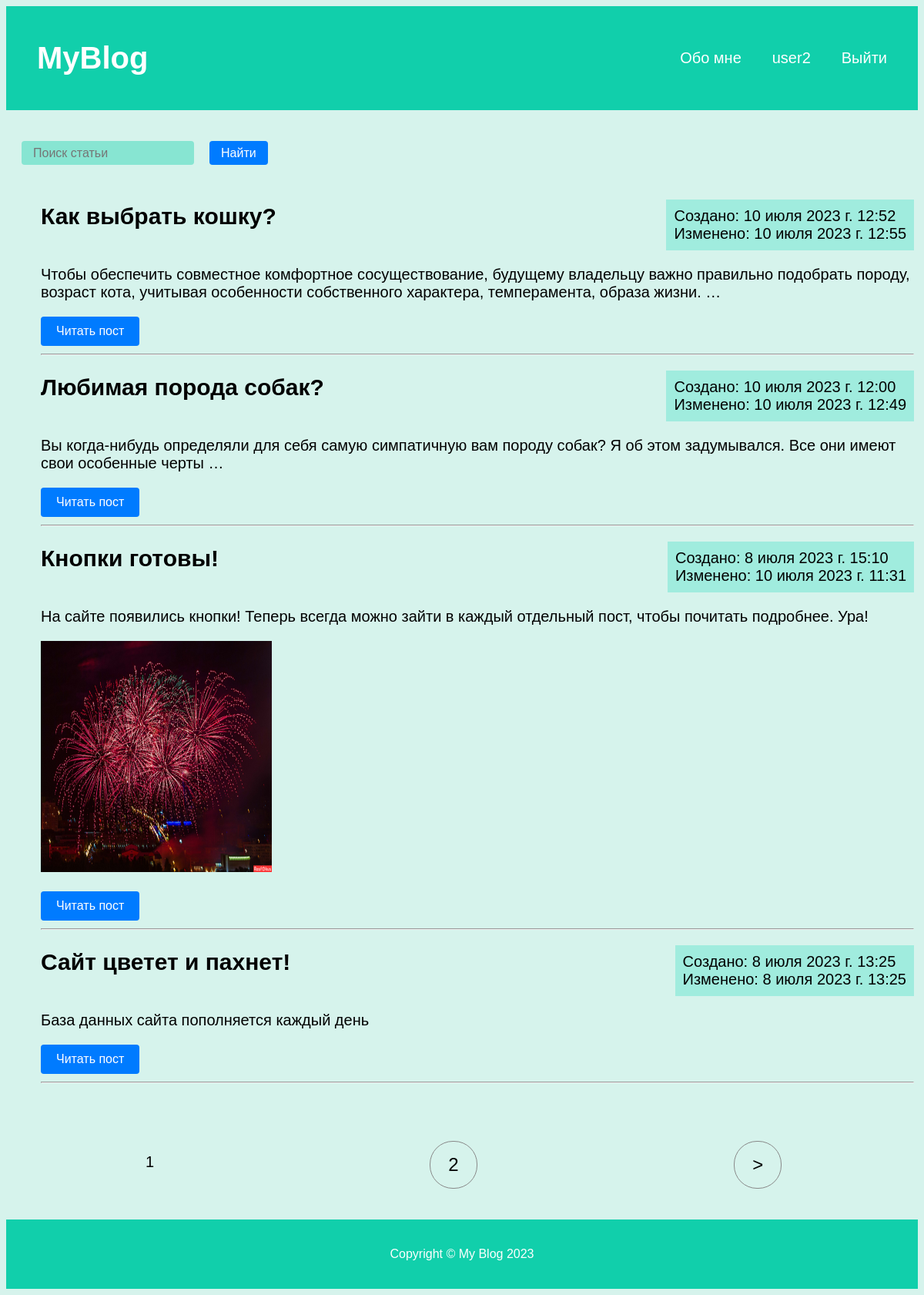
/ (signed in), run on the app's committed database.
### blog/models.py (models this page shows, shortened)
class Article(models.Model):
    title = models.CharField(max_length=255)
    content = models.TextField(blank=True)
    time_create = models.DateTimeField(auto_now_add=True)
    time_update = models.DateTimeField(auto_now=True)
    is_published = models.BooleanField(default=True)
    def get_absolute_url(self):
        return reverse('post', kwargs={"post_id": self.pk})
    class Meta:
        ordering = ['id']

### blog/views.py (the view)
# urls.py: path('', mainPage.as_view(), name='home'),
class mainPage(ListView):
    model = Article
    template_name = 'blog/mainpage.html'
    context_object_name = 'posts'
    ordering = ['-time_create']
    paginate_by = 4

### blog/templates/blog/mainpage.html
{% extends "blog/index.html" %}
{% block head %}
  {% load static %}
{% endblock %}
{% block content %}
  <form action="{% url 'search' %}" method="get">
    <div class="searchForm">
      <input type="search" type="text" name="q" placeholder="Поиск статьи">
      <button class="searchButton" type="submit">Найти</button>
    </div>
  </form>
  <div class="maintext">
      {% for p in posts %}
      <ul style="margin: 5px;">
          <div style="display: flex; flex-direction: row; justify-content: space-between;">
            <h2 style="margin-top: 5px;">{{p.title}}</h2>
            <div style="background-color: #70e7d485; padding: 10px;">
              <div>Создано: {{p.time_create}}</div>
              <div>Изменено: {{p.time_update}}</div>
            </div>
          </div>
          {% autoescape off %}
          <p>{{p.content|linebreaks|truncatewords:20}}</p>
          {% endautoescape %}
          <div>
            <a href="{{ p.get_absolute_url }}" class="read-post-button">Читать пост</a>
          </div>
          <hr>
      </ul>
      {% endfor %}
  </div>
{% endblock %}

### blog/templates/blog/index.html (shortened to what this page needs)
{% load static %}
<!DOCTYPE html>
<html lang="en">
<head>
    <link rel="stylesheet" type="text/css" href="{% static 'blog/css/mainStyle.css' %}">
</head>
<body>
    <header>
        <h1><a href="{% url 'home' %}">MyBlog</a></h1>
        <nav>
            <ul>
                <li><a href="{% url 'about' %}">Обо мне</a></li>
                {% if request.user.is_authenticated %}
                <li>{{user.username}}</li>
                <li><a href="{% url 'logout' %}">Выйти</a></li>
                {% else %}
                <li><a href="{% url 'login' %}">Войти</a></li>
                <li><a href="{% url 'register' %}">Регистрация</a></li>
                {% endif %}
            </ul>
        </nav>
    </header>
    {% block content %}{% endblock %}
    <div class="maintext">
    {% if page_obj.has_other_pages %}
<nav class="list-pages">
    <ul>
        {% for p in paginator.page_range %}
        {% if page_obj.number == p %}
        <li class="page-num page-num-selected">{{ p }}</li>
        {% elif p >= page_obj.number|add:-2 and p <= page_obj.number|add:2  %}
        <li class="page-num">
            <a href="?page={{ p }}">{{ p }}</a>
        </li>
        {% endif %}
        {% endfor %}
{% if page_obj.has_next %}
<li class="page-num">
    <a href="?page={{ page_obj.next_page_number }}">&gt;</a>
</li>
{% endif %}
    </ul>
</nav>
{% endif %}
</div>
    <footer>
      <p>Copyright &copy; My Blog 2023
    </footer>
</body>
</html>

### blog/static/blog/css/mainStyle.css (style rules this page uses)
header { background-color: #11cfab; color: white; display: flex; justify-content: space-between; align-items: center; padding: 20px; font-family: "Avant Garde", Avantgarde, "Century Gothic", CenturyGothic, AppleGothic, sans-serif }
html { background-color: #d6f3ec; }
header a { color: white; text-decoration: none; }
header h1 { font-size: 40px; margin: 20px; }
nav ul { display: flex; flex-direction: row; justify-content: space-around; }
nav ul li { list-style: none; margin: 20px; font-size: 20px; }
.maintext { display: flex; flex-direction: column; font-size: 20px; margin: 20px; margin-top: 40px; margin-right: auto; margin-left: auto; font-family: "Avant Garde", Avantgarde, "Century Gothic", CenturyGothic, AppleGothic, sans-serif }
.read-post-button { display: inline-block; padding: 10px 20px; background-color: #007bff; color: #fff; font-size: 16px; border-radius: 4px; text-decoration: none; transition: background-color 0.3s ease; }
footer { background-color: #11cfab; color: white; text-align: center; padding: 20px; font-family: "Avant Garde", Avantgarde, "Century Gothic", CenturyGothic, AppleGothic, sans-serif }
.list-pages { text-align: center; margin: 0 0 20px 0; }
.list-pages ul { margin: 20px 0 0 0; padding: 0; list-style: none; }
.list-pages ul li { display: inline-block; margin: 0 20px 0 0; }
.list-pages a { color: #000000; font-size: 24px; text-decoration: none; }
.list-pages .page-num, .page-num-selected { display: inline-block; width: 60px; height: 44px; padding: 16px 0 0 0; border: 1px solid #898989; border-radius: 30px; }
.list-pages .page-num-selected { border: none; color: #000; font-size: 20px; }
.searchForm { display: flex; flex-direction: row; margin-right: auto; margin-left: 20px; font-family: "Avant Garde", Avantgarde, "Century Gothic", CenturyGothic, AppleGothic, sans-serif }
input { margin-top: 40px; background-color: #11cfab66; height: 31px; border: 0px; border-radius: 4px; font-size: 16px; padding-left: 15px; }
.searchButton { padding: 5px; padding-left: 15px; padding-right: 15px; font-size: 16px; border-radius: 4px; text-decoration: none; transition: background-color 0.3s ease; background-color: #007bff; color: #fff; margin-top: 40px; margin-left: 20px; border: 0px; font-family: "Avant Garde", Avantgarde, "Century Gothic", CenturyGothic, AppleGothic, sans-serif; }

### data on the page
Article: title "Как выбрать кошку?", time_create "10 июля 2023 г. 12:52", time_update "10 июля 2023 г. 12:55", content "Чтобы обеспечить совместное комфортное сосуществование, будущему владельцу важно правильно подобрать породу, возраст кота, учитывая особенности собственного характера, темперамента, образа жизни. …"
Article: title "Любимая порода собак?", time_create "10 июля 2023 г. 12:00", time_update "10 июля 2023 г. 12:49", content "Вы когда-нибудь определяли для себя самую симпатичную вам породу собак? Я об этом задумывался. Все они имеют свои особенные черты …"
Article: title "Кнопки готовы!", time_create "8 июля 2023 г. 15:10", time_update "10 июля 2023 г. 11:31", content "На сайте появились кнопки! Теперь всегда можно зайти в каждый отдельный пост, чтобы почитать подробнее. Ура!", content (picture)
Article: title "Сайт цветет и пахнет!", time_create "8 июля 2023 г. 13:25", time_update "8 июля 2023 г. 13:25", content "База данных сайта пополняется каждый день"

### other printed values
{{ user.username }} "user2"
{{ p }} "1"
{{ p }} "2"
